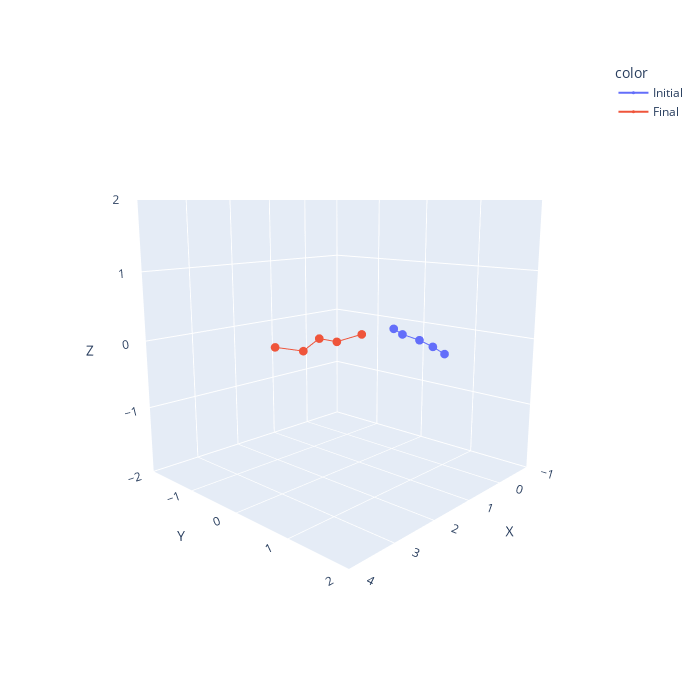

Write notebook code for a chart like this one.
### Code cell
fig = sim.visualise_simulation_start_to_finish(configurations)
fig.update_layout(
    scene=dict(
        xaxis=dict(range=[-1, 4], dtick=1),
        yaxis=dict(range=[-2, 2], dtick=1),
        zaxis=dict(range=[-2, 2], dtick=1),
        aspectmode="manual",
        aspectratio=dict(x=1, y=1, z=1),
    ),
    scene_camera=dict(
        eye=dict(x=1.75, y=1.65, z=0.5) 
    )
)
fig.show()
fig.write_image('start_finish.pdf')

### Figure 1 — Plotly figure (JSON) as saved in the notebook; plotly's stock layout.template omitted (floating-point values rounded to 4 significant figures)
{"data": [{"hovertemplate": "color=Initial<br>X=%{x}<br>Y=%{y}<br>Z=%{z}<extra></extra>", "legendgroup": "Initial", "line": {"color": "#636efa", "dash": "solid"}, "marker": {"size": 3, "symbol": "circle"}, "mode": "lines+markers", "name": "Initial", "scene": "scene", "showlegend": true, "type": "scatter3d", "x": [0.0, 0.3254, 0.5417, 0.8339, 1.162], "y": [0.0, 0.3796, 0.8304, 1.236, 1.614], "z": [0.0, 0.0, 0.0, 0.0, 0.0]}, {"hovertemplate": "color=Final<br>X=%{x}<br>Y=%{y}<br>Z=%{z}<extra></extra>", "legendgroup": "Final", "line": {"color": "#EF553B", "dash": "solid"}, "marker": {"size": 3, "symbol": "circle"}, "mode": "lines+markers", "name": "Final", "scene": "scene", "showlegend": true, "type": "scatter3d", "x": [3.0, 2.531, 2.049, 1.563, 1.091], "y": [-0.08819, 0.06109, -0.01841, -0.04921, 0.09942], "z": [0.06949, -0.02049, 0.0851, -0.02551, 0.05041]}], "layout": {"height": 700, "legend": {"title": {"text": "color"}, "tracegroupgap": 0}, "margin": {"t": 60}, "scene": {"aspectmode": "manual", "aspectratio": {"x": 1, "y": 1, "z": 1}, "camera": {"eye": {"x": 1.75, "y": 1.65, "z": 0.5}}, "domain": {"x": [0, 1], "y": [0, 1]}, "xaxis": {"dtick": 1, "range": [-1, 4], "title": {"text": "X"}}, "yaxis": {"dtick": 1, "range": [-2, 2], "title": {"text": "Y"}}, "zaxis": {"dtick": 1, "range": [-2, 2], "title": {"text": "Z"}}}, "width": 700}}
